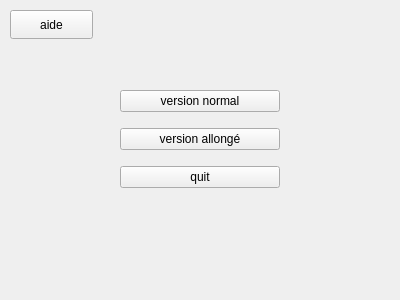
<?xml version="1.0" encoding="UTF-8"?>
<ui version="4.0">
 <class>GameModeDialog</class>
 <widget class="QWidget" name="GameModeDialog">
  <property name="geometry">
   <rect>
    <x>0</x>
    <y>0</y>
    <width>400</width>
    <height>300</height>
   </rect>
  </property>
  <property name="windowTitle">
   <string>Form</string>
  </property>
  <widget class="QPushButton" name="button_help">
   <property name="geometry">
    <rect>
     <x>10</x>
     <y>10</y>
     <width>83</width>
     <height>29</height>
    </rect>
   </property>
   <property name="text">
    <string>aide</string>
   </property>
  </widget>
  <widget class="QWidget" name="verticalLayoutWidget">
   <property name="geometry">
    <rect>
     <x>120</x>
     <y>80</y>
     <width>160</width>
     <height>121</height>
    </rect>
   </property>
   <layout class="QVBoxLayout" name="verticalLayout">
    <item>
     <widget class="QPushButton" name="button_normal">
      <property name="text">
       <string>version normal</string>
      </property>
     </widget>
    </item>
    <item>
     <widget class="QPushButton" name="button_allonge">
      <property name="text">
       <string>version allongé</string>
      </property>
     </widget>
    </item>
    <item>
     <widget class="QPushButton" name="quit_button">
      <property name="text">
       <string>quit</string>
      </property>
     </widget>
    </item>
   </layout>
  </widget>
 </widget>
 <resources/>
 <connections/>
</ui>
